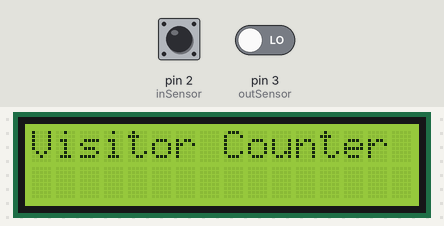
A sketch run on a simulated Arduino Uno, built with avr-gcc and run on an emulated ATmega328P. Shown: 16×2 character LCD. The test bench sets the inputs (shaded band); at power-on: pin 2 (inSensor) LOW, pin 3 (outSensor) LOW.

Above: at 0.1 s.
3.3 s: pin 2 (inSensor) pulsed HIGH 5 times (0.12 s each, 0.3 s apart)
At 3.57 s:
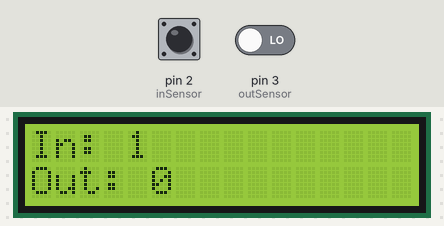
At 5.3 s:
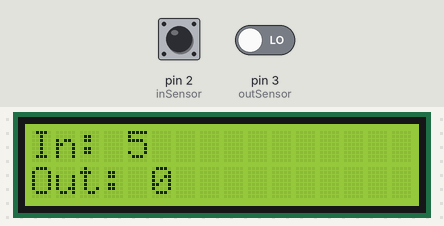
Timing chart, 0 to 6.8 s (numbered marks = the images above; inputs shaded):
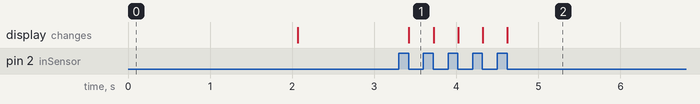

Measured:
- after the input at 3.3 s, the display: changes after 0.12 s (image 1)

The sketch:

sketch_mar17c_nano_test.ino
```cpp
#include <LiquidCrystal.h>

// Initialize the LCD: RS, E, D4, D5, D6, D7
LiquidCrystal lcd(4, 5, 6, 7, 8, 9);
// Pins for IR sensors
const int inSensor = 2;
const int outSensor = 3;

// Counters for "In" and "Out"
int inCount = 0;
int outCount = 0;

void setup() {
  lcd.begin(16, 2); // Initialize 16x2 LCD
  pinMode(inSensor, INPUT);
  pinMode(outSensor, INPUT);

  lcd.print("Visitor Counter");
  delay(2000); // Display welcome message
  lcd.clear();
}

void loop() {
  // Check "In" sensor
  if (digitalRead(inSensor) == HIGH) {
    inCount++;
    while (digitalRead(inSensor) == HIGH); // Debounce
    updateDisplay();
  }

  // Check "Out" sensor
  if (digitalRead(outSensor) == HIGH) {
    outCount++;
    while (digitalRead(outSensor) == HIGH); // Debounce
    updateDisplay();
  }
}

void updateDisplay() {
  lcd.clear();
  lcd.setCursor(0, 0);
  lcd.print("In: ");
  lcd.print(inCount);
  lcd.setCursor(0, 1);
  lcd.print("Out: ");
  lcd.print(outCount);
}
```
